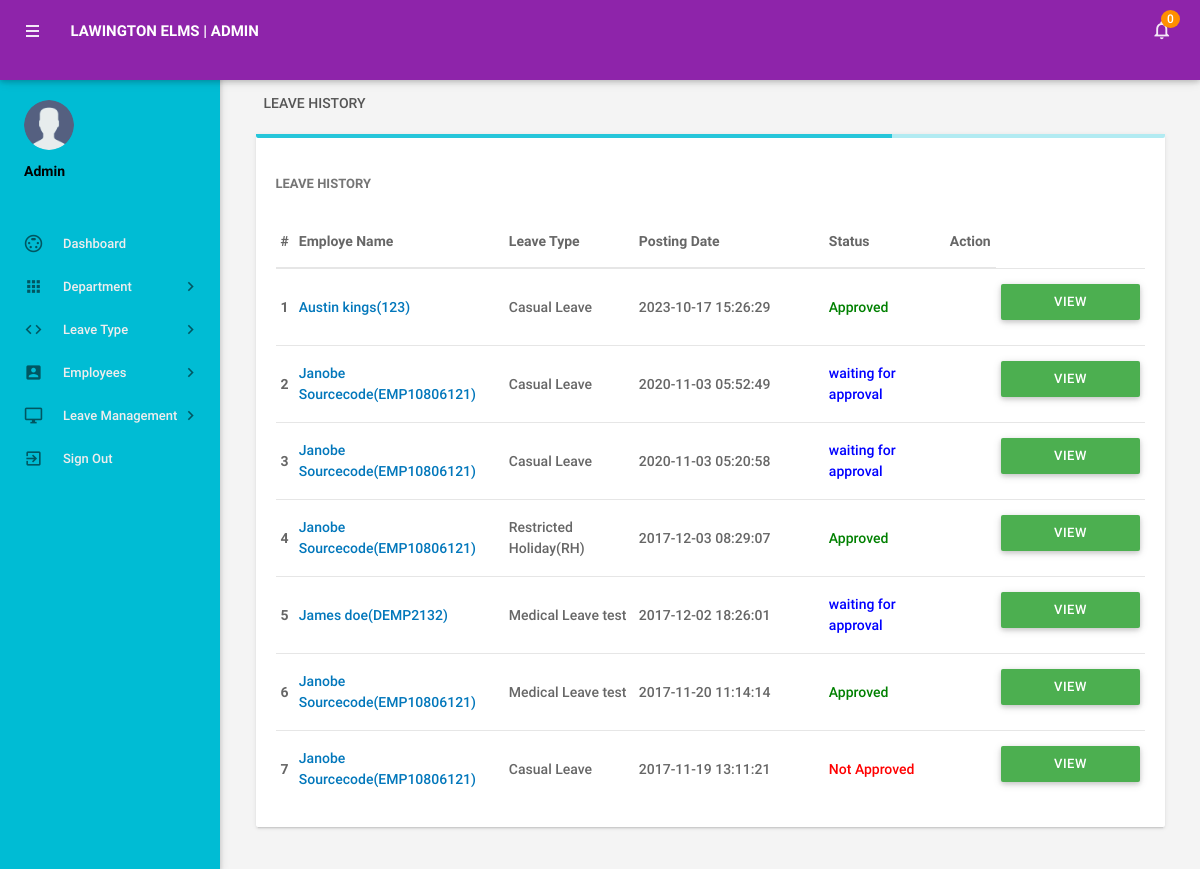
The page /admin/leaves.php (signed in) on the database its author committed.
### tables this page shows
CREATE TABLE IF NOT EXISTS `tblleaves` (
  `id` int(11) NOT NULL AUTO_INCREMENT,
  `LeaveType` varchar(110) NOT NULL,
  `ToDate` varchar(120) NOT NULL,
  `FromDate` varchar(120) NOT NULL,
  `Description` mediumtext NOT NULL,
  `PostingDate` timestamp NOT NULL DEFAULT current_timestamp(),
  `AdminRemark` mediumtext DEFAULT NULL,
  `AdminRemarkDate` varchar(120) DEFAULT NULL,
  `Status` int(1) NOT NULL,
  `IsRead` int(1) NOT NULL,
  `empid` int(11) DEFAULT NULL,
  PRIMARY KEY (`id`),
  KEY `UserEmail` (`empid`)
);

CREATE TABLE IF NOT EXISTS `tblemployees` (
  `id` int(11) NOT NULL AUTO_INCREMENT,
  `EmpId` varchar(100) NOT NULL,
  `FirstName` varchar(150) NOT NULL,
  `LastName` varchar(150) NOT NULL,
  `EmailId` varchar(200) NOT NULL,
  `Password` varchar(180) NOT NULL,
  `Gender` varchar(100) NOT NULL,
  `Dob` varchar(100) NOT NULL,
  `Department` varchar(255) NOT NULL,
  `Address` varchar(255) NOT NULL,
  `City` varchar(200) NOT NULL,
  `Country` varchar(150) NOT NULL,
  `Phonenumber` char(11) NOT NULL,
  `Status` int(1) NOT NULL,
  `RegDate` timestamp NOT NULL DEFAULT current_timestamp(),
  PRIMARY KEY (`id`)
);

### admin/leaves.php (the view, shortened to what this page needs)
<?php
include('includes/config.php');
if(strlen($_SESSION['alogin'])==0)
    {
header('location:index.php');
}
else{
 ?>
<!DOCTYPE html>
<html lang="en">
    <head>
        <link type="text/css" rel="stylesheet" href="../assets/plugins/materialize/css/materialize.min.css"/>
        <link href="../assets/plugins/material-preloader/css/materialPreloader.min.css" rel="stylesheet">
        <link href="../assets/plugins/datatables/css/jquery.dataTables.min.css" rel="stylesheet">
                <link href="../assets/plugins/google-code-prettify/prettify.css" rel="stylesheet" type="text/css"/>
        <link href="../assets/css/alpha.css" rel="stylesheet" type="text/css"/>
        <link href="../assets/css/custom.css" rel="stylesheet" type="text/css"/>
    </head>
    <body>
       <?php include('includes/header.php');?>
       <?php include('includes/sidebar.php');?>
            <main class="mn-inner">
                <div class="row">
                    <div class="col s12">
                        <div class="page-title">Leave History</div>
                    </div>
                    <div class="col s12 m12 l12">
                        <div class="card">
                                <div class="progress stats-card-progress">
                                    <div class="determinate" style="width: 70%"></div>
                                </div>
                            <div class="card-content">
                                <span class="card-title">Leave History</span>
                                <table id="example" class="display responsive-table ">
                                    <thead>
                                        <tr>
                                            <th>#</th>
                                            <th width="200">Employe Name</th>
                                            <th width="120">Leave Type</th>
                                             <th width="180">Posting Date</th>
                                            <th>Status</th>
                                            <th align="center">Action</th>
                                        </tr>
                                    </thead>
                                    <tbody>
<?php $sql = "SELECT tblleaves.id as lid,tblemployees.FirstName,tblemployees.LastName,tblemployees.EmpId,tblemployees.id,tblleaves.LeaveType,tblleaves.PostingDate,tblleaves.Status from tblleaves join tblemployees on tblleaves.empid=tblemployees.id order by lid desc";
$query = $dbh -> prepare($sql);
$query->execute();
$results=$query->fetchAll(PDO::FETCH_OBJ);
$cnt=1;
if($query->rowCount() > 0)
{
foreach($results as $result)
{
      ?>
                                        <tr>
                                            <td> <b><?php echo htmlentities($cnt);?></b></td>
                                              <td><a href="editemployee.php?empid=<?php echo htmlentities($result->id);?>" target="_blank"><?php echo htmlentities($result->FirstName." ".$result->LastName);?>(<?php echo htmlentities($result->EmpId);?>)</a></td>
                                            <td><?php echo htmlentities($result->LeaveType);?></td>
                                            <td><?php echo htmlentities($result->PostingDate);?></td>
                                                                       <td><?php $stats=$result->Status;
if($stats==1){
                                             ?>
                                                 <span style="color: green">Approved</span>
                                                 <?php } if($stats==2)  { ?>
                                                <span style="color: red">Not Approved</span>
                                                 <?php } if($stats==0)  { ?>
 <span style="color: blue">waiting for approval</span>
 <?php } ?>
                                             </td>
          <td>
           <td><a href="leave-details.php?leaveid=<?php echo htmlentities($result->lid);?>" class="waves-effect waves-light btn green m-b-xs"  > View Details</a></td>
                                    </tr>
                                         <?php $cnt++;} }?>
                                    </tbody>
                                </table>
                            </div>
                        </div>
                    </div>
                </div>
            </main>
        </div>
        <div class="left-sidebar-hover"></div>
    </body>
</html>
<?php } ?>

### assets/css/alpha.css (style rules this page uses)
html, body, .mn-content { font-size: 14px; height: 100%; width: 100%; }
html { font-weight: 500; color: rgba(0,0,0,0.6); }
body { background-color: #F4F4F4; overflow-y: auto!important; overflow-x: hidden; }
a { color: #0277bb; }
.btn, .btn-flat { font-weight: 500; font-size: 13px; }
@media (min-width: 993px) { .mn-content.fixed-sidebar .mn-inner { padding-left: 245px; width: 100%; } }
.m-b-xs { margin-bottom: 10px; }
.page-title { float: left; margin: 0 8px 5px 8px; color: #555; line-height: 37px; text-transform: uppercase; }
.left-sidebar-hover { position: fixed; background: transparent; width: 13.25px; left: 0; top: 0; bottom: 0; }
.mn-inner { padding: 25px 25px 9.5px 25px; min-height: calc(100% - 181px); }
.card, .card-panel { box-shadow: 0 2px 2px 0 rgba(0, 0, 0, 0.05), 0 3px 1px -2px rgba(0, 0, 0, 0.08), 0 1px 5px 0 rgba(0, 0, 0, 0.08); position: relative; }
.card > .card-content > .card-title, .card-panel > .card-content > .card-title, .card > .card-reveal > .card-title { line-height: 24px; font-size: 13px; font-weight: bold; display: block; margin-bottom: 20px; text-transform: uppercase; color: rgba(0,0,0,0.54); }
.stats-card-progress { background: #b2ebf2; border-bottom-left-radius: 2px!important; border-bottom-right-radius: 2px!important; }
.stats-card-progress .determinate { background: #26c6da; border-bottom-left-radius: 2px; }
.progress { border-radius: 0px; }
.dataTable, .dataTable th, .dataTable td { border-radius: 0; }
.dataTable th, .dataTable td { padding: 15px 5px!important; display: table-cell; text-align: left; vertical-align: middle; background: none; }
table.dataTable thead th, table.dataTable thead td { padding: 15px 5px!important; border-bottom: 1px solid #E6E6E6; }
.dataTable.display tr, .dataTable.hover tr { background-color: transparent!important; border-bottom: 1px solid #E6E6E6; }
table.dataTable.row-border tbody th, table.dataTable.row-border tbody td, table.dataTable.display tbody th, table.dataTable.display tbody td { border-top: 1px solid #E6E6E6; }
table.dataTable.row-border tbody tr:first-child th, table.dataTable.row-border tbody tr:first-child td, table.dataTable.display tbody tr:first-child th, table.dataTable.display tbody tr:first-child td { border-top: 1px solid #E6E6E6; }

### rows shown on the page
tblleaves: tblemployees.FirstName+LastName "Austin kings", tblemployees.EmpId "123", LeaveType "Casual Leave", PostingDate "2023-10-17 15:26:29", Status "Approved"
tblleaves: tblemployees.FirstName+LastName "Janobe Sourcecode", tblemployees.EmpId "EMP10806121", LeaveType "Casual Leave", PostingDate "2020-11-03 05:52:49", Status "waiting for approval"
tblleaves: tblemployees.FirstName+LastName "Janobe Sourcecode", tblemployees.EmpId "EMP10806121", LeaveType "Casual Leave", PostingDate "2020-11-03 05:20:58", Status "waiting for approval"
tblleaves: tblemployees.FirstName+LastName "Janobe Sourcecode", tblemployees.EmpId "EMP10806121", LeaveType "Restricted Holiday(RH)", PostingDate "2017-12-03 08:29:07", Status "Approved"
tblleaves: tblemployees.FirstName+LastName "James doe", tblemployees.EmpId "DEMP2132", LeaveType "Medical Leave test", PostingDate "2017-12-02 18:26:01", Status "waiting for approval"
tblleaves: tblemployees.FirstName+LastName "Janobe Sourcecode", tblemployees.EmpId "EMP10806121", LeaveType "Medical Leave test", PostingDate "2017-11-20 11:14:14", Status "Approved"
tblleaves: tblemployees.FirstName+LastName "Janobe Sourcecode", tblemployees.EmpId "EMP10806121", LeaveType "Casual Leave", PostingDate "2017-11-19 13:11:21", Status "Not Approved"

### other values the page prints
$unreadcount "0"
